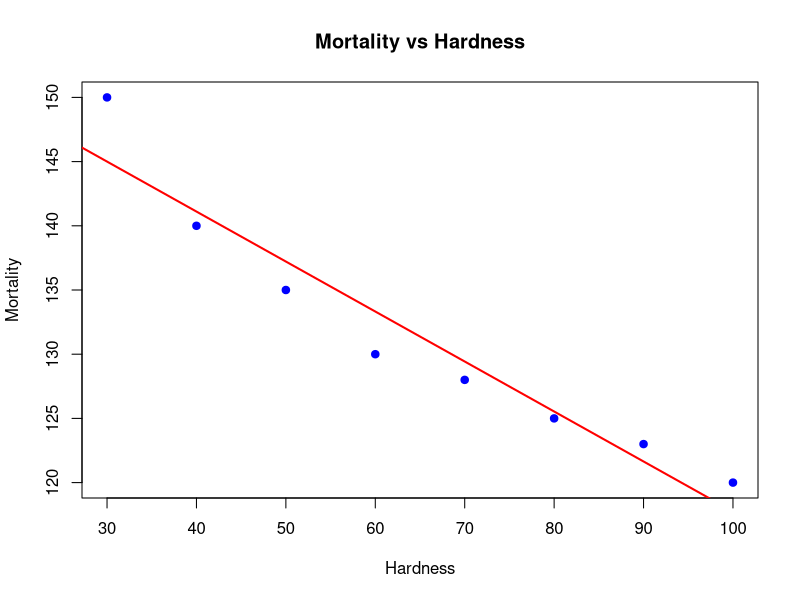

This chart was generated by the following R code:
# ==============================================================================
# Course: CSA1604 - Data Warehousing and Data Mining
# Name: Vino Aldrin E
# Register No: 192511481
# Experiment 18: Linear Regression Modeling and Prediction (Mortality vs Hardness)
# ==============================================================================

# AIM:
# To examine linear relation between mortality and hardness, fit a linear regression
# model, and predict mortality for hardness = 88.

# Input dataset for water hardness and mortality
hardness <- c(30, 40, 50, 60, 70, 80, 90, 100)
mortality <- c(150, 140, 135, 130, 128, 125, 123, 120)

data <- data.frame(hardness, mortality)

# Plot scatter plot to observe linear relationship
plot(data$hardness, data$mortality,
     main = "Mortality vs Hardness",
     xlab = "Hardness",
     ylab = "Mortality",
     col = "blue",
     pch = 19)

# Fit Linear Regression Model
model <- lm(mortality ~ hardness, data = data)
summary(model)

# Add regression line to the plot
abline(model, col = "red", lwd = 2)

# Predict mortality for hardness = 88
predict(model, newdata = data.frame(hardness = 88))
